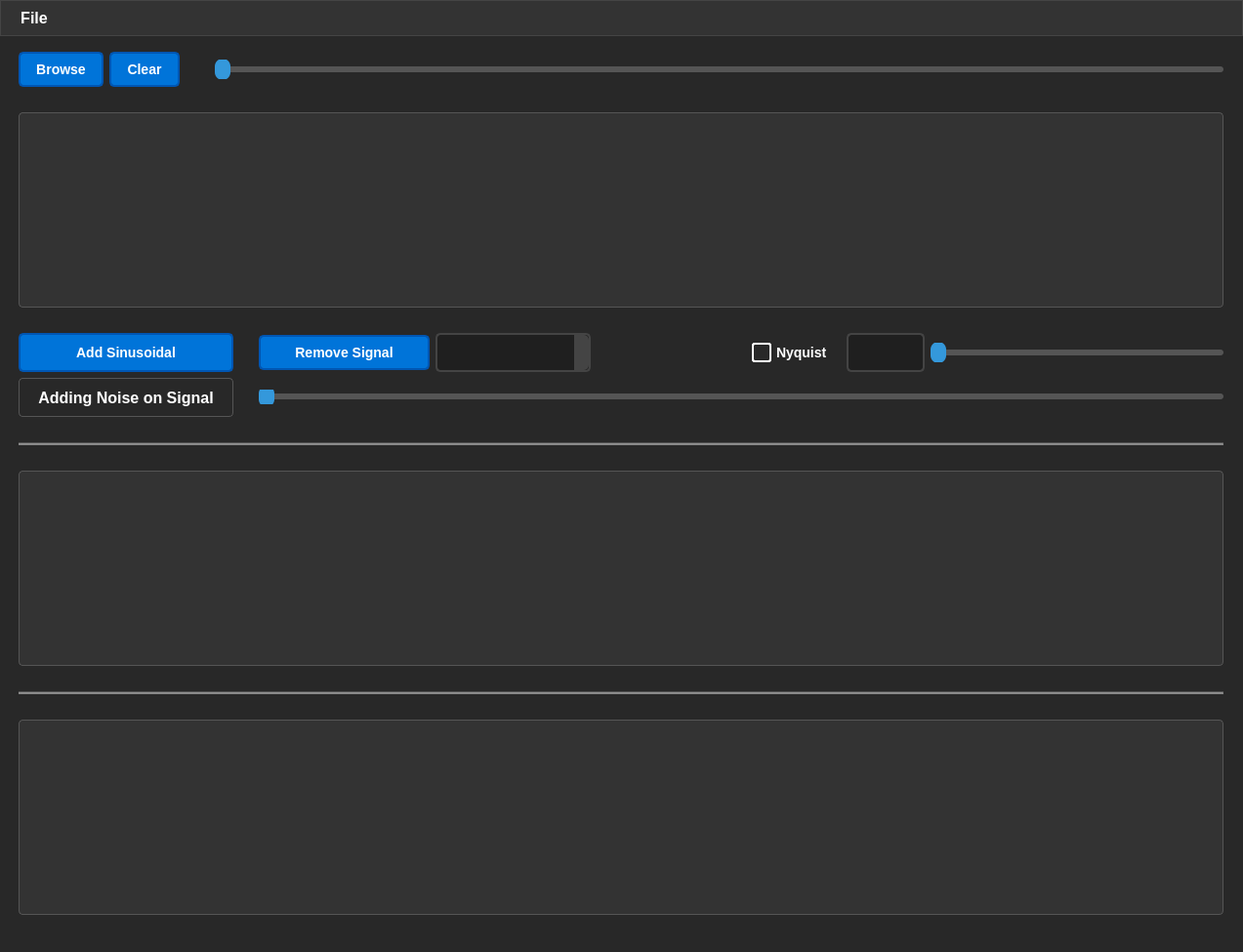
<?xml version="1.0" encoding="UTF-8"?>
<ui version="4.0">
 <class>BioSignalViewer</class>
 <widget class="QMainWindow" name="BioSignalViewer">
  <property name="geometry">
   <rect>
    <x>0</x>
    <y>0</y>
    <width>1273</width>
    <height>975</height>
   </rect>
  </property>
  <property name="font">
   <font>
    <pointsize>10</pointsize>
   </font>
  </property>
  <property name="windowTitle">
   <string>MainWindow</string>
  </property>
  <property name="styleSheet">
   <string notr="true">/* Application Background */
QWidget {
    background-color: #282828; /* Dark Gray */
    color: #FFFFFF; /* White text */
}

/* Main Window */
QMainWindow {
    background-color: #282828; /* Dark Gray */
    color: #FFFFFF; /* White text */
}



/* Menu Items */
QMenu {
    background-color: #1F1F1F; /* Slightly Darker Gray */
    color: #FFFFFF; /* White text */
}

/* Menu Item Hover */
QMenu::item:selected {
    background-color: #444444; /* Dark Gray on hover */
}

/* Toolbars */
QToolBar {
    background-color: #1F1F1F; /* Slightly Darker Gray */
    color: #FFFFFF; /* White text */
}

/* Push Buttons */
QPushButton {
    background-color: #0074D9; /* Dark Blue */
    color: #FFFFFF; /* White text */
    border: 2px solid #0056B3; /* Darker Blue border */
    border-radius: 5px; /* Rounded corners */
    padding: 8px 16px; /* Padding around text */
    font-size: 14px; /* Font size */
    font-weight: bold; /* Bold text */
}

/* Push Button Hover */
QPushButton:hover {
    background-color: #0056B3; /* Darker Blue on hover */
}

/* Push Button Pressed */
QPushButton:pressed {
    background-color: #003E7D; /* Even darker blue when pressed */
}

/* Push Button Disabled */
QPushButton:disabled {
    background-color: #DDDDDD; /* Light gray for disabled */
    color: #999999; /* Dimmed text */
    border: 2px solid #CCCCCC; /* Slightly darker border for disabled */
}

/* LineEdits, TextEdits */
QLineEdit, QTextEdit {
    background-color: #1F1F1F; /* Slightly Darker Gray */
    color: #FFFFFF; /* White text */
    border: 2px solid #444444; /* Dark Gray border */
    border-radius: 5px; /* Rounded corners */
    padding: 5px; /* Padding around text */
    font-size: 20px;
}

/* LineEdit and TextEdit Focus */
QLineEdit:focus, QTextEdit:focus {
    border-color: #77A1D3; /* Light Blue border when focused */
}

/* ScrollBars */
QScrollBar:vertical {
    background-color: #1F1F1F; /* Slightly Darker Gray */
    width: 10px; /* Scroll bar width */
    border-radius: 5px; /* Rounded corners */
}

QScrollBar::handle:vertical {
    background-color: #444444; /* Dark Gray scroll bar handle */
}

QScrollBar::add-line:vertical, QScrollBar::sub-line:vertical {
    border: none;
    background: none;
}

/* Labels */
/* QLabel with Background Color */
QLabel#coloredLabel {
    background-color: #FF5733; /* Orange background */
    color: #FFFFFF; /* White text */
    padding: 5px; /* Padding around text */
    border-radius: 4px; /* Rounded corners */
}

/* QLabel with Border */
QLabel#borderedLabel {
    border: 2px solid #3498DB; /* Border with a blue color */
    padding: 5px; /* Padding around text */
    border-radius: 4px; /* Rounded corners */
}

/* QLabel with Custom Font */
QLabel#customFontLabel {
    font-family: &quot;Arial&quot;; /* Custom font family */
    font-size: 18px; /* Custom font size */
    font-weight: bold; /* Bold text */
}

/* QLabel with Text Shadow */
QLabel#shadowLabel {
    text-shadow: 2px 2px 4px #333333; /* Text shadow with offset and color */
}

/* QLabel with Underline */
QLabel#underlinedLabel {
    text-decoration: underline; /* Underline text */
}

/* QLabel with Strike Through */
QLabel#strikeThroughLabel {
    text-decoration: line-through; /* Strike through text */
}

/* QLabel with Text Alignment */
QLabel#centeredLabel {
    text-align: center; /* Center-align text */
}

/* QLabel with Text Color Gradient */
QLabel#gradientLabel {
    background: linear-gradient(to right, #3498DB, #FF5733); /* Text color gradient */
    -webkit-background-clip: text; /* Apply gradient to text */
    color: transparent; /* Hide text color */
}











/* Better QLabel Visualization */
QLabel {
    font-size: 16px; /* Adjust font size for better readability */
    padding: 5px; /* Add padding for better spacing */
    background-color: #282828; /* Dark Gray background */
    color: #FFFFFF; /* White text for contrast */
    border: 1px solid #555555; /* Subtle border */
    border-radius: 4px; /* Rounded corners */
}

/* QLabel with Hover Effect */
QLabel:hover {
    background-color: #333333; /* Slightly darker gray on hover */
}

/* QLabel with Custom Background Color */
QLabel#customColorLabel {
    background-color: #3498DB; /* Blue background for specific label */
    color: #FFFFFF; /* White text for contrast */
}

/* QLabel with Text Shadow */
QLabel#shadowLabel {
    text-shadow: 1px 1px 2px #000000; /* Light text shadow */
}

/* QLabel with Bold Text */
QLabel#boldTextLabel {
    font-weight: bold; /* Bold text */
}

/* QLabel with Italics */
QLabel#italicLabel {
    font-style: italic; /* Italics */
}

/* QLabel with Underline */
QLabel#underlinedLabel {
    text-decoration: underline; /* Underline text */
}

/* QLabel with Strike Through */
QLabel#strikeThroughLabel {
    text-decoration: line-through; /* Strike through text */
}










/* Slider Stylesheet */
QSlider {
    background: transparent; /* Transparent background */
    border: none; /* No border */
}

/* Slider Groove (Track) */
QSlider::groove:horizontal {
    background: #555555; /* Gray track background */
    height: 6px; /* Height of the track */
    border-radius: 3px; /* Rounded corners */
}

/* Slider Handle */
QSlider::handle:horizontal {
    background: #3498DB; /* Blue handle background */
    width: 16px; /* Width of the handle */
    margin: -8px 0; /* Center the handle vertically */
    border-radius: 8px; /* Round handle corners */
}

/* Slider Handle Hovered State */
QSlider::handle:horizontal:hover {
    background: #2581C0; /* Darker blue on hover */
}

/* Slider Handle Pressed State */
QSlider::handle:horizontal:pressed {
    background: #1B6CAB; /* Even darker blue when pressed */
}















/* Checkbox Stylesheet for Dark Background (Enhanced) */
QCheckBox {
    background: transparent; /* Transparent background */
    spacing: 5px; /* Spacing between the checkbox and text */
    font-size: 14px; /* Font size */
    font-weight: bold; /* Bold text */
    color: #FFFFFF; /* White text for contrast */
}

/* Checkbox Indicator (Unchecked) */
QCheckBox::indicator {
    width: 16px; /* Width of the indicator */
    height: 16px; /* Height of the indicator */
    border: 2px solid #FFFFFF; /* White border for contrast */
    border-radius: 3px; /* Rounded indicator */
}

/* Checkbox Indicator (Checked) */
QCheckBox::indicator:checked {
    background: #3498DB; /* Blue background when checked */
    border: 2px solid #FFFFFF; /* White border when checked */
}

/* Checkbox Indicator (Hovered) */
QCheckBox::indicator:hover {
    border: 2px solid #FFFFFF; /* White border on hover for contrast */
}

/* Checkbox Text (Unchecked) */
QCheckBox::indicator:unchecked {
    background: transparent; /* Transparent background for unchecked */
    border-radius: 3px; /* Rounded indicator */
}

/* Checkbox Text (Checked) */
QCheckBox::indicator:checked:hover {
    border: 2px solid #FFFFFF; /* White border on hover when checked */
}

/* Checkbox Text (Hovered) */
QCheckBox::indicator:unchecked:hover {
    border: 2px solid #FFFFFF; /* White border on hover for unchecked */
}

/* Checkbox Text (Disabled) */
QCheckBox:disabled {
    color: #888888; /* Dimmed text for disabled */
}

/* Checkbox Indicator (Disabled) */
QCheckBox::indicator:unchecked:disabled {
    background: transparent; /* Transparent background for unchecked when disabled */
    border: 2px solid #777777; /* Slightly darker gray border for unchecked when disabled */
}

QCheckBox::indicator:checked:disabled {
    background: #999999; /* Light gray background when checked and disabled */
}













/* QGraphicsView Stylesheet */
QGraphicsView {
    background-color: #333333; /* Dark background color */
    border: 1px solid #555555; /* Border for the QGraphicsView */
    border-radius: 4px; /* Rounded corners */
}

/* Scroll Bars */
QScrollBar:horizontal, QScrollBar:vertical {
    background-color: #555555; /* Scroll bar background color */
    border-radius: 4px; /* Rounded corners for the scroll bars */
}

QScrollBar::handle:horizontal, QScrollBar::handle:vertical {
    background-color: #888888; /* Scroll bar handle color */
    border-radius: 4px; /* Rounded handle */
}

QScrollBar::handle:horizontal:hover, QScrollBar::handle:vertical:hover {
    background-color: #AAAAAA; /* Hover effect on the handle */
}

QScrollBar::sub-line, QScrollBar::add-line {
    background: none; /* No background for arrow buttons */
}

QScrollBar::add-line:vertical {
    height: 0px; /* Hide vertical scroll bar's bottom arrow button */
}

QScrollBar::sub-line:vertical {
    height: 0px; /* Hide vertical scroll bar's top arrow button */
}

QScrollBar::add-line:horizontal {
    width: 0px; /* Hide horizontal scroll bar's right arrow button */
}

QScrollBar::sub-line:horizontal {
    width: 0px; /* Hide horizontal scroll bar's left arrow button */
}













/* QTextEdit Stylesheet (Improved) */
QTextEdit {
    background-color: #282828; /* Dark background */
    border: 1px solid #444444; /* Dark gray border */
    border-radius: 4px; /* Rounded corners */
    font-size: 4px; /* Font size */
    color: #FFFFFF; /* White text color */
    padding: 5px; /* Padding around the text */
}

/* QTextEdit Focus State */
QTextEdit:focus {
    border-color: #3498DB; /* Blue border when focused */
}

/* QTextEdit Scroll Bars */
QTextEdit QScrollBar:vertical {
    background-color: #282828; /* Dark background for vertical scrollbar */
    width: 12px; /* Scroll bar width */
    margin: 0px; /* No margin for scrollbar */
}

QTextEdit QScrollBar::handle:vertical {
    background-color: #555555; /* Gray scrollbar handle */
    border-radius: 6px; /* Rounded scrollbar handle */
}

QTextEdit QScrollBar::add-line:vertical,
QTextEdit QScrollBar::sub-line:vertical {
    background: none; /* No background for arrow buttons */
}

QTextEdit QScrollBar::add-page:vertical,
QTextEdit QScrollBar::sub-page:vertical {
    background: none; /* No background for page buttons */
}


/* Custom Styles for Signal Viewer Components */
/* Add your custom styles for specific components here */












/* QMenuBar Stylesheet for Dark Theme */
QMenuBar {
    background-color: #333333; /* Dark background color */
    color: #FFFFFF; /* Text color */
    padding: 2px; /* Add some padding to the menu bar */
    border: 1px solid #444444; /* Dark gray border */
}

/* QMenuBar Item Styles */
QMenuBar::item {
    background-color: transparent; /* Transparent background for items */
    padding: 6px 12px; /* Padding for items */
    border-radius: 4px; /* Rounded corners for items */
}

/* QMenuBar Item Hover State */
QMenuBar::item:hover {
    background-color: #555555; /* Slightly darker background on hover */
}

/* QMenuBar Item Pressed State */
QMenuBar::item:pressed {
    background-color: #1B6CAB; /* Darker blue background when pressed */
    color: #FFFFFF; /* White text color when pressed */
}

/* QMenuBar Submenu Arrow */
QMenuBar::item:open:menu {
    subcontrol-origin: padding;
    subcontrol-position: right;
    padding-right: 8px; /* Spacing for submenu arrow */
    border-top-right-radius: 4px; /* Rounded corner for the right side */
    border-bottom-right-radius: 4px; /* Rounded corner for the right side */
}

/* QMenuBar Submenu Styles */
QMenu {
    background-color: #333333; /* Dark background for submenu */
    border: 1px solid #444444; /* Dark gray border for submenu */
}

/* QMenuBar Submenu Item Styles */
QMenu::item {
    background-color: transparent; /* Transparent background for submenu items */
    padding: 6px 18px; /* Padding for submenu items */
}

/* QMenuBar Submenu Item Hover State */
QMenu::item:hover {
    background-color: #555555; /* Slightly darker background on hover for submenu items */
}




/* QMenuBar Stylesheet with Enhanced Text */
QMenuBar {
    background-color: #333333; /* Dark background color */
    color: #FFFFFF; /* Text color */
    padding: 2px; /* Add some padding to the menu bar */
    border: 1px solid #444444; /* Dark gray border */
    font-size: 16px; /* Font size for menu bar items */
    font-weight: bold; /* Bold text for menu bar items */
}

/* QMenuBar Item Styles */
QMenuBar::item {
    background-color: transparent; /* Transparent background for items */
    padding: 6px 12px; /* Padding for items */
    border-radius: 4px; /* Rounded corners for items */
}

/* QMenuBar Item Hover State */
QMenuBar::item:hover {
    background-color: #555555; /* Slightly darker background on hover */
}

/* QMenuBar Item Pressed State */
QMenuBar::item:pressed {
    background-color: #1B6CAB; /* Darker blue background when pressed */
    color: #FFFFFF; /* White text color when pressed */
}

/* QMenuBar Submenu Arrow */
QMenuBar::item:open:menu {
    subcontrol-origin: padding;
    subcontrol-position: right;
    padding-right: 8px; /* Spacing for submenu arrow */
    border-top-right-radius: 4px; /* Rounded corner for the right side */
    border-bottom-right-radius: 4px; /* Rounded corner for the right side */
}

/* QMenuBar Submenu Styles */
QMenu {
    background-color: #333333; /* Dark background for submenu */
    border: 1px solid #444444; /* Dark gray border for submenu */
}

/* QMenuBar Submenu Item Styles */
QMenu::item {
    background-color: transparent; /* Transparent background for submenu items */
    padding: 6px 18px; /* Padding for submenu items */
}

/* QMenuBar Submenu Item Hover State */
QMenu::item:hover {
    background-color: #555555; /* Slightly darker background on hover for submenu items */
}



/* ComboBox Stylesheet */
QComboBox {
    background-color: #1F1F1F; /* Slightly Darker Gray */
    color: #FFFFFF; /* White text */
    border: 2px solid #444444; /* Dark Gray border */
    border-radius: 5px; /* Rounded corners */
    padding: 5px; /* Padding around text */
    min-width: 6em; /* Minimum width of the combo box */
}

/* ComboBox Arrow */
QComboBox::drop-down {
    subcontrol-origin: padding;
    subcontrol-position: center right;
    width: 15px; /* Adjust the width of the arrow */
    border-left-width: 0px; /* No border on the left side of the arrow */
    border-top-right-radius: 5px; /* Rounded top-right corner for arrow background */
    border-bottom-right-radius: 5px; /* Rounded bottom-right corner for arrow background */
    background-color: #444444; /* Dark Gray for the arrow background */
}

/* ComboBox Items */
QComboBox QAbstractItemView {
    background-color: #1F1F1F; /* Slightly Darker Gray */
    color: #FFFFFF; /* White text */
    selection-background-color: #444444; /* Dark Gray on item selection */
}

/* ComboBox Hovered State */
QComboBox QAbstractItemView::item:hover {
    background-color: #444444; /* Dark Gray on item hover */
}

/* ComboBox Focus State */
QComboBox:focus {
    border-color: #77A1D3; /* Light Blue border when focused */
}
</string>
  </property>
  <widget class="QWidget" name="centralwidget">
   <layout class="QGridLayout" name="gridLayout">
    <item row="0" column="2">
     <spacer name="horizontalSpacer">
      <property name="orientation">
       <enum>Qt::Horizontal</enum>
      </property>
      <property name="sizeType">
       <enum>QSizePolicy::Maximum</enum>
      </property>
      <property name="sizeHint" stdset="0">
       <size>
        <width>1</width>
        <height>305</height>
       </size>
      </property>
     </spacer>
    </item>
    <item row="0" column="1">
     <layout class="QVBoxLayout" name="verticalLayout_3">
      <item>
       <layout class="QVBoxLayout" name="verticalLayout_2">
        <item>
         <layout class="QHBoxLayout" name="horizontalLayout">
          <item>
           <widget class="QPushButton" name="BrowseButton">
            <property name="text">
             <string>Browse</string>
            </property>
           </widget>
          </item>
          <item>
           <widget class="QPushButton" name="ClearButton">
            <property name="text">
             <string>Clear</string>
            </property>
           </widget>
          </item>
          <item>
           <spacer name="horizontalSpacer_3">
            <property name="orientation">
             <enum>Qt::Horizontal</enum>
            </property>
            <property name="sizeType">
             <enum>QSizePolicy::Maximum</enum>
            </property>
            <property name="sizeHint" stdset="0">
             <size>
              <width>30</width>
              <height>20</height>
             </size>
            </property>
           </spacer>
          </item>
          <item>
           <widget class="QSlider" name="PlotSlider">
            <property name="orientation">
             <enum>Qt::Horizontal</enum>
            </property>
            <property name="tickPosition">
             <enum>QSlider::TicksAbove</enum>
            </property>
           </widget>
          </item>
         </layout>
        </item>
        <item>
         <spacer name="verticalSpacer_2">
          <property name="orientation">
           <enum>Qt::Vertical</enum>
          </property>
          <property name="sizeType">
           <enum>QSizePolicy::Maximum</enum>
          </property>
          <property name="sizeHint" stdset="0">
           <size>
            <width>20</width>
            <height>20</height>
           </size>
          </property>
         </spacer>
        </item>
        <item>
         <widget class="PlotWidget" name="Channel1Widget" native="true">
          <property name="sizePolicy">
           <sizepolicy hsizetype="Expanding" vsizetype="Expanding">
            <horstretch>0</horstretch>
            <verstretch>0</verstretch>
           </sizepolicy>
          </property>
          <property name="minimumSize">
           <size>
            <width>700</width>
            <height>200</height>
           </size>
          </property>
          <property name="maximumSize">
           <size>
            <width>16777215</width>
            <height>200</height>
           </size>
          </property>
          <property name="styleSheet">
           <string notr="true">background-color: #333333; /* Dark background color */
    border: 1px solid #555555; /* Border for the QGraphicsView */
    border-radius: 4px; /* Rounded corners */</string>
          </property>
         </widget>
        </item>
        <item>
         <spacer name="verticalSpacer_4">
          <property name="orientation">
           <enum>Qt::Vertical</enum>
          </property>
          <property name="sizeType">
           <enum>QSizePolicy::Maximum</enum>
          </property>
          <property name="sizeHint" stdset="0">
           <size>
            <width>20</width>
            <height>20</height>
           </size>
          </property>
         </spacer>
        </item>
        <item>
         <layout class="QVBoxLayout" name="verticalLayout">
          <item>
           <layout class="QHBoxLayout" name="horizontalLayout_4">
            <item>
             <widget class="QPushButton" name="AddSinusoidalButton">
              <property name="minimumSize">
               <size>
                <width>220</width>
                <height>40</height>
               </size>
              </property>
              <property name="maximumSize">
               <size>
                <width>220</width>
                <height>16777215</height>
               </size>
              </property>
              <property name="font">
               <font>
                <pointsize>-1</pointsize>
                <bold>true</bold>
               </font>
              </property>
              <property name="text">
               <string>Add Sinusoidal</string>
              </property>
             </widget>
            </item>
            <item>
             <spacer name="horizontalSpacer_11">
              <property name="orientation">
               <enum>Qt::Horizontal</enum>
              </property>
              <property name="sizeType">
               <enum>QSizePolicy::Maximum</enum>
              </property>
              <property name="sizeHint" stdset="0">
               <size>
                <width>20</width>
                <height>20</height>
               </size>
              </property>
             </spacer>
            </item>
            <item>
             <widget class="QPushButton" name="RemoveSinusoidalButton">
              <property name="minimumSize">
               <size>
                <width>175</width>
                <height>0</height>
               </size>
              </property>
              <property name="maximumSize">
               <size>
                <width>175</width>
                <height>16777215</height>
               </size>
              </property>
              <property name="text">
               <string>Remove Signal</string>
              </property>
             </widget>
            </item>
            <item>
             <widget class="QComboBox" name="SinusoidalCombobox">
              <property name="sizePolicy">
               <sizepolicy hsizetype="Expanding" vsizetype="Fixed">
                <horstretch>0</horstretch>
                <verstretch>0</verstretch>
               </sizepolicy>
              </property>
              <property name="minimumSize">
               <size>
                <width>110</width>
                <height>40</height>
               </size>
              </property>
              <property name="maximumSize">
               <size>
                <width>200</width>
                <height>16777215</height>
               </size>
              </property>
             </widget>
            </item>
            <item>
             <spacer name="horizontalSpacer_14">
              <property name="orientation">
               <enum>Qt::Horizontal</enum>
              </property>
              <property name="sizeType">
               <enum>QSizePolicy::Expanding</enum>
              </property>
              <property name="sizeHint" stdset="0">
               <size>
                <width>100</width>
                <height>20</height>
               </size>
              </property>
             </spacer>
            </item>
            <item>
             <widget class="QCheckBox" name="NyquistCheckbox">
              <property name="text">
               <string>Nyquist</string>
              </property>
             </widget>
            </item>
            <item>
             <spacer name="horizontalSpacer_15">
              <property name="orientation">
               <enum>Qt::Horizontal</enum>
              </property>
              <property name="sizeType">
               <enum>QSizePolicy::Fixed</enum>
              </property>
              <property name="sizeHint" stdset="0">
               <size>
                <width>13</width>
                <height>20</height>
               </size>
              </property>
             </spacer>
            </item>
            <item>
             <widget class="QLineEdit" name="SamplingFrequencyEdit">
              <property name="minimumSize">
               <size>
                <width>80</width>
                <height>0</height>
               </size>
              </property>
              <property name="maximumSize">
               <size>
                <width>80</width>
                <height>16777215</height>
               </size>
              </property>
             </widget>
            </item>
            <item>
             <widget class="QSlider" name="SamplingSlider">
              <property name="minimumSize">
               <size>
                <width>300</width>
                <height>0</height>
               </size>
              </property>
              <property name="maximumSize">
               <size>
                <width>300</width>
                <height>16777215</height>
               </size>
              </property>
              <property name="maximum">
               <number>1000</number>
              </property>
              <property name="singleStep">
               <number>50</number>
              </property>
              <property name="orientation">
               <enum>Qt::Horizontal</enum>
              </property>
              <property name="tickPosition">
               <enum>QSlider::TicksAbove</enum>
              </property>
             </widget>
            </item>
           </layout>
          </item>
          <item>
           <layout class="QHBoxLayout" name="horizontalLayout_3">
            <item>
             <widget class="QLabel" name="label_2">
              <property name="minimumSize">
               <size>
                <width>220</width>
                <height>40</height>
               </size>
              </property>
              <property name="maximumSize">
               <size>
                <width>220</width>
                <height>16777215</height>
               </size>
              </property>
              <property name="font">
               <font>
                <pointsize>-1</pointsize>
                <bold>true</bold>
               </font>
              </property>
              <property name="text">
               <string>Adding Noise on Signal</string>
              </property>
              <property name="alignment">
               <set>Qt::AlignCenter</set>
              </property>
             </widget>
            </item>
            <item>
             <spacer name="horizontalSpacer_7">
              <property name="orientation">
               <enum>Qt::Horizontal</enum>
              </property>
              <property name="sizeType">
               <enum>QSizePolicy::Maximum</enum>
              </property>
              <property name="sizeHint" stdset="0">
               <size>
                <width>20</width>
                <height>20</height>
               </size>
              </property>
             </spacer>
            </item>
            <item>
             <widget class="QSlider" name="SNRSlider">
              <property name="font">
               <font>
                <pointsize>12</pointsize>
               </font>
              </property>
              <property name="maximum">
               <number>50</number>
              </property>
              <property name="orientation">
               <enum>Qt::Horizontal</enum>
              </property>
              <property name="invertedAppearance">
               <bool>false</bool>
              </property>
             </widget>
            </item>
           </layout>
          </item>
         </layout>
        </item>
       </layout>
      </item>
      <item>
       <spacer name="verticalSpacer_5">
        <property name="orientation">
         <enum>Qt::Vertical</enum>
        </property>
        <property name="sizeType">
         <enum>QSizePolicy::Fixed</enum>
        </property>
        <property name="sizeHint" stdset="0">
         <size>
          <width>20</width>
          <height>20</height>
         </size>
        </property>
       </spacer>
      </item>
      <item>
       <widget class="Line" name="line">
        <property name="styleSheet">
         <string notr="true">background-color: #808080; 
height: 1px;</string>
        </property>
        <property name="orientation">
         <enum>Qt::Horizontal</enum>
        </property>
       </widget>
      </item>
      <item>
       <spacer name="verticalSpacer_3">
        <property name="orientation">
         <enum>Qt::Vertical</enum>
        </property>
        <property name="sizeType">
         <enum>QSizePolicy::Fixed</enum>
        </property>
        <property name="sizeHint" stdset="0">
         <size>
          <width>20</width>
          <height>20</height>
         </size>
        </property>
       </spacer>
      </item>
      <item>
       <widget class="PlotWidget" name="Channel2Widget" native="true">
        <property name="sizePolicy">
         <sizepolicy hsizetype="Expanding" vsizetype="Expanding">
          <horstretch>0</horstretch>
          <verstretch>0</verstretch>
         </sizepolicy>
        </property>
        <property name="minimumSize">
         <size>
          <width>700</width>
          <height>200</height>
         </size>
        </property>
        <property name="maximumSize">
         <size>
          <width>16777215</width>
          <height>200</height>
         </size>
        </property>
        <property name="styleSheet">
         <string notr="true">background-color: #333333; /* Dark background color */
    border: 1px solid #555555; /* Border for the QGraphicsView */
    border-radius: 4px; /* Rounded corners */</string>
        </property>
       </widget>
      </item>
      <item>
       <spacer name="verticalSpacer">
        <property name="orientation">
         <enum>Qt::Vertical</enum>
        </property>
        <property name="sizeType">
         <enum>QSizePolicy::Fixed</enum>
        </property>
        <property name="sizeHint" stdset="0">
         <size>
          <width>20</width>
          <height>20</height>
         </size>
        </property>
       </spacer>
      </item>
      <item>
       <widget class="Line" name="line_4">
        <property name="styleSheet">
         <string notr="true">background-color: #808080; 
height: 1px;</string>
        </property>
        <property name="orientation">
         <enum>Qt::Horizontal</enum>
        </property>
       </widget>
      </item>
      <item>
       <spacer name="verticalSpacer_7">
        <property name="orientation">
         <enum>Qt::Vertical</enum>
        </property>
        <property name="sizeType">
         <enum>QSizePolicy::Fixed</enum>
        </property>
        <property name="sizeHint" stdset="0">
         <size>
          <width>20</width>
          <height>20</height>
         </size>
        </property>
       </spacer>
      </item>
      <item>
       <widget class="PlotWidget" name="Channel3Widget" native="true">
        <property name="minimumSize">
         <size>
          <width>700</width>
          <height>200</height>
         </size>
        </property>
        <property name="maximumSize">
         <size>
          <width>16777215</width>
          <height>200</height>
         </size>
        </property>
        <property name="styleSheet">
         <string notr="true">background-color: #333333; /* Dark background color */
    border: 1px solid #555555; /* Border for the QGraphicsView */
    border-radius: 4px; /* Rounded corners */</string>
        </property>
       </widget>
      </item>
     </layout>
    </item>
    <item row="0" column="0">
     <spacer name="horizontalSpacer_2">
      <property name="orientation">
       <enum>Qt::Horizontal</enum>
      </property>
      <property name="sizeType">
       <enum>QSizePolicy::Fixed</enum>
      </property>
      <property name="sizeHint" stdset="0">
       <size>
        <width>10</width>
        <height>20</height>
       </size>
      </property>
     </spacer>
    </item>
    <item row="0" column="3">
     <spacer name="horizontalSpacer_4">
      <property name="orientation">
       <enum>Qt::Horizontal</enum>
      </property>
      <property name="sizeType">
       <enum>QSizePolicy::Fixed</enum>
      </property>
      <property name="sizeHint" stdset="0">
       <size>
        <width>10</width>
        <height>20</height>
       </size>
      </property>
     </spacer>
    </item>
   </layout>
   <zorder>horizontalSpacer</zorder>
   <zorder></zorder>
   <zorder>horizontalSpacer_2</zorder>
   <zorder>horizontalSpacer_4</zorder>
  </widget>
  <widget class="QMenuBar" name="menubar">
   <property name="geometry">
    <rect>
     <x>0</x>
     <y>0</y>
     <width>1273</width>
     <height>38</height>
    </rect>
   </property>
   <widget class="QMenu" name="menuFile">
    <property name="title">
     <string>File</string>
    </property>
    <addaction name="ExportPDF"/>
    <addaction name="actionReport_Preview"/>
   </widget>
   <addaction name="menuFile"/>
  </widget>
  <widget class="QStatusBar" name="statusbar"/>
  <action name="ExportPDF">
   <property name="text">
    <string>Export as PDF</string>
   </property>
  </action>
  <action name="actionReport_Preview">
   <property name="text">
    <string>Report Preview</string>
   </property>
  </action>
 </widget>
 <customwidgets>
  <customwidget>
   <class>PlotWidget</class>
   <extends>QWidget</extends>
   <header location="global">pyqtgraph.h</header>
   <container>1</container>
  </customwidget>
 </customwidgets>
 <resources/>
 <connections/>
</ui>
